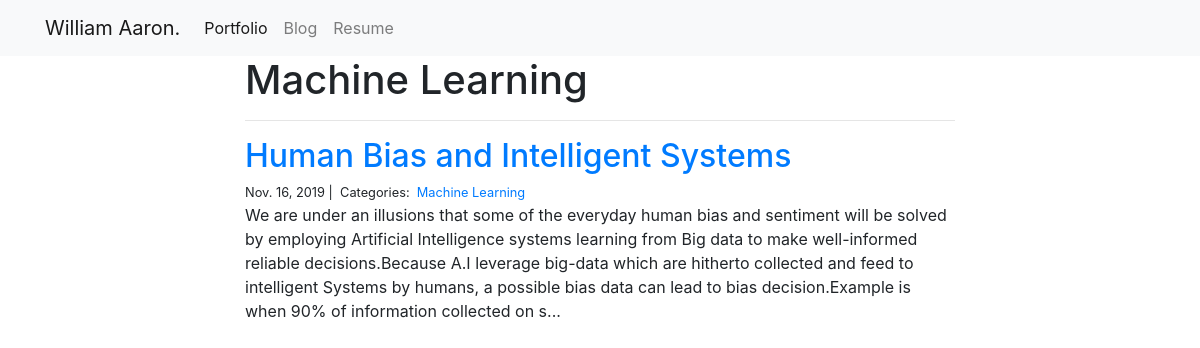
Page /blog/Machine Learning/ on the committed database.
### blog/models.py (models this page shows)
class Category(models.Model):
    name = models.CharField(max_length=20)

class Post(models.Model):
    title = models.CharField(max_length=255)
    body = models.TextField()
    created_on = models.DateTimeField(auto_now_add=True)
    last_modified = models.DateTimeField(auto_now=True)
    categories = models.ManyToManyField("Category", related_name="posts")

### blog/views.py (the view)
# urls.py: path("<category>/", views.blog_category, name="blog_category"),
def blog_category(request, category):
    posts = Post.objects.filter(categories__name__contains=category).order_by(
        "-created_on"
    )
    context = {"category": category, "posts": posts}
    return render(request, "blog_category.html", context)

### blog/templates/blog_category.html
{% extends "base.html" %}
{% block page_content %}
<div class="col-md-8 offset-md-2">
    <h1>{{ category | title }}</h1>
    <hr>
    {% for post in posts %}
        <h2><a href="{% url 'blog_detail' post.pk%}">{{ post.title }}</a></h2>
        <small>
            {{ post.created_on.date }} |&nbsp;
            Categories:&nbsp;
            {% for category in post.categories.all %}
            <a href="{% url 'blog_category' category.name %}">
                {{ category.name }}
            </a>&nbsp;
            {% endfor %}
        </small>
        <p>{{ post.body | slice:":400" }}...</p>
    {% endfor %}
</div>
{% endblock %}

### rows in the picture
Category: name "Machine Learning"
Post: title "Human Bias and Intelligent Systems", created_on "Nov. 16, 2019", body "We are under an illusions that some of the everyday human bias and sentiment will be solved by employing Artificial Intelligence systems learning from Big data to make well-informed reliable decisions.Because A.I leverage big-data which are hitherto collected and feed to intelligent Systems by humans, a possible bias data can lead to bias decision.Example is when 90% of information collected on s"
